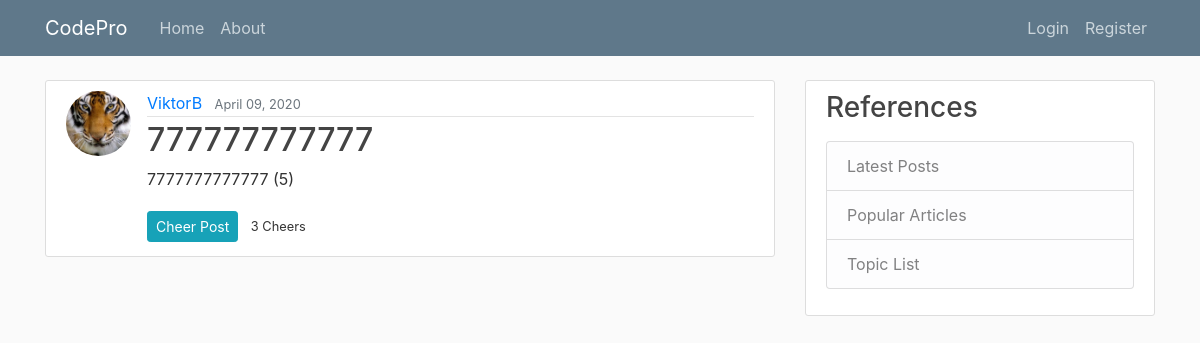
The page /post/22/ on the database its author committed.
### blog/models.py (models this page shows, shortened)
class Post(models.Model):
    title = models.CharField(max_length=100)
    content = models.TextField()
    date_posted = models.DateTimeField(default=timezone.now)
    author = models.ForeignKey(User, on_delete=models.CASCADE)
    likes = models.IntegerField()

### users/models.py (models this page shows, shortened)
class Profile(models.Model):
    user = models.OneToOneField(User, on_delete=models.CASCADE)
    image = models.ImageField(default='default.jpg', upload_to='profile_pics')
    about_info = models.TextField(default="Hi! I am a fellow Python programmer.")

### blog/views.py (the view)
# urls.py: path('post/<int:pk>/', PostDetailView.as_view(), name='post-detail'),
class PostDetailView(DetailView):
    model = Post

### blog/templates/blog/post_detail.html (shortened to what this page needs)
{% extends "blog/base.html" %}
{% block content %}
<article class="media content-section">
  <img class="rounded-circle article-img" src="{{ object.author.profile.image.url }}">
<div class="media-body">
<div class="article-metadata">
  <a class="mr-2" href="{% url 'user-posts' object.author.username %}">{{ object.author }}</a>
  <small class="text-muted">{{ object.date_posted|date:"F d, Y"}}</small>
</div>
<h2 class="article-title">{{ object.title }}</h2>
<p class="article-content">{{ object.content }}</p>
<div>
  <a class="btn btn-info btn-sm mt-1 mb-1 mr-2" href="{% url 'like' object.id %}">Cheer Post</a>
  <small class="article content mt-1 mb-1 mr-2">{{ object.likes}} Cheers</small>
</div>
</div>
</article>
{% endblock content %}

### blog/static/blog/main.css (style rules this page uses)
body { background: #fafafa; color: #333333; margin-top: 5rem; }
h1, h2, h3, h4, h5, h6 { color: #444444; }
.content-section { background: #ffffff; padding: 10px 20px; border: 1px solid #dddddd; border-radius: 3px; margin-bottom: 20px; }
.article-title { color: #444444; }
.article-content { white-space: pre-line; }
.article-img { height: 65px; width: 65px; margin-right: 16px; }
.article-metadata { padding-bottom: 1px; margin-bottom: 4px; border-bottom: 1px solid #e3e3e3 }

### rows shown on the page
Post: author.profile.image (picture), author "ViktorB", date_posted "April 09, 2020", title "777777777777", content "7777777777777 (5)", likes "3"
